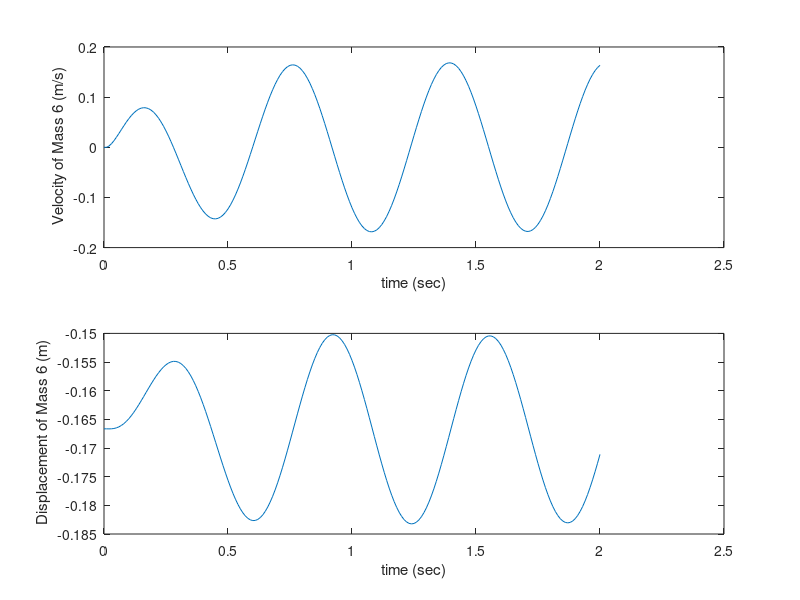

Write the MATLAB code that produced this figure.
% Engineering Analysis 3
% Homework 3
% Alexander Ross

% % Questions 1-2 & 1-3

% Parameters
k1 = 80000; % N/m
b2 = 8000; % Ns/m
m3 = 1000; % kg
k4 = 16000; % N/m
b5 = 2000; % Ns/m
m6 = 60; % kg
g = 9.81; % m/sec^2 

% Timestep
dt = 0.01; % sec

% Initial Conditions
t(1) = 0.0; % sec
x1(1) = -0.1299; % m
v3(1) = 0.0; % m/sec
x4(1) = -0.03675; % m
v6(1) = 0.0; % m/sec

% Derived Initial Conditions
xr(1) = 0; % m
vr(1) = 0.1*(cos(10*0)); % m/sec
xm6(1) = x1(1) + x4(1) + xr(1);
f6(1) = 0; % N

% Calculation
for i=1:200
    f6(i)=0;
    x1p=v3(i)-vr(i);
    v3p=x1(i)*(-1*k1/m3)+x4(i)*k4/m3-v3(i)*(b2+b5)/m3+v6(i)*b5/m3+vr(i)*b2/m3-g;
    x4p=-v3(i)+v6(i);
    v6p=x4(i)*(-1*k4/m6)+v3(i)*b5/m6-v6(i)*b5/m6+f6(1)/m6-g;
    x1(i+1)=x1(i)+x1p*dt;
    v3(i+1)=v3(i)+v3p*dt;
    x4(i+1)=x4(i)+x4p*dt;
    v6(i+1)=v6(i)+v6p*dt;
    t(i+1)=t(i)+dt;
    xr(i+1)=0.01*sin(10*t(i+1));
    vr(i+1)=0.1*cos(10*t(i+1));
    xm6(i+1)=x1(i+1)+x4(i+1)+xr(i+1);
end

% Plotting
subplot(211);
plot(t,v6);
xlabel('time (sec)');
ylabel(' Velocity of Mass 6 (m/s)');
subplot(212);
plot(t,xm6);
xlabel('time (sec)');
ylabel(' Displacement of Mass 6 (m)')
